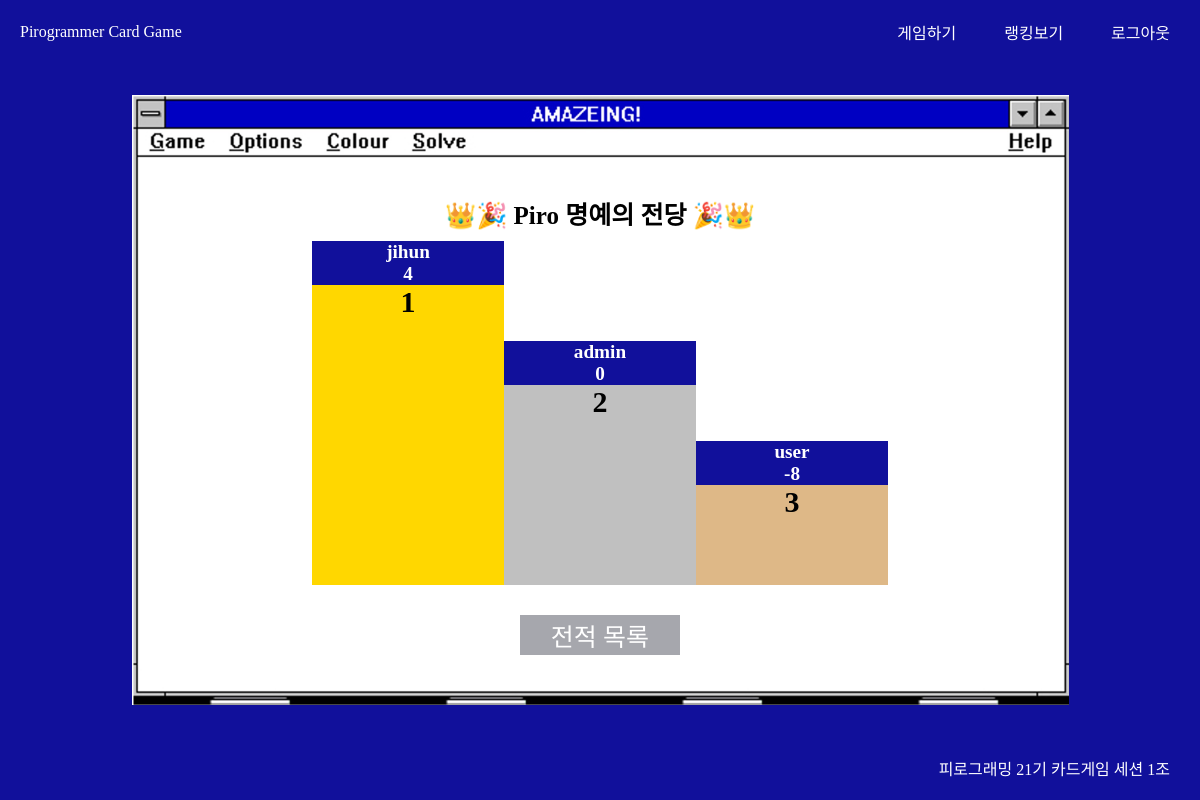
The app's page /game/ranking/ (signed in) with its own data.
### apps/users/models.py (models this page shows, shortened)
class Users(AbstractUser):
    first_name = None
    last_name = None
    user_name = models.CharField(max_length=10, null=True)
    user_score = models.IntegerField(default=0)
    groups = models.ManyToManyField(
        Group,
        related_name="custom_users_groups",  # 고유한 이름으로 변경
        blank=True,
        help_text=(
            "The groups this user belongs to. A user will get all permissions "
            "granted to each of their groups."
        ),
        related_query_name="user",
    )
    user_permissions = models.ManyToManyField(
        Permission,
        related_name="custom_users_permissions",  # 고유한 이름으로 변경
        blank=True,
        help_text="Specific permissions for this user.",
        related_query_name="user",
    )

### apps/game/views.py (the view)
# urls.py: path("ranking/", ranking, name="ranking"),
def ranking(request):
    user_list = Users.objects.order_by("-user_score")
    if len(user_list) >= 3:
        user_list = user_list[:3]
    return render(request, "game/game_ranking.html", {"user_list": user_list})

### templates/game/game_ranking.html
{% extends 'base.html' %}
{% load static %}
{% block head %}
    <link rel="stylesheet" href="{%static 'css/ranking.css' %}">
{% endblock %}
{% block content %}
<section class="submit_container">
    <div class="ranking_container">
        <div id="ranking_content">
            <h3 id="ranking-title">👑🎉 Piro 명예의 전당 🎉👑</h3>
            <div id="ranking-123">
                {% with sorted_users=user_list|dictsortreversed:"user_score" %}
                    {% for user in sorted_users|slice:":3" %}
                        {% if forloop.counter == 2 %}
                            <div>
                                <div class="ranking-text">
                                    <p>{{ user.username }}</p>
                                    <p>{{ user.user_score }}</p>
                                </div>
                                <div id="ranking-2">2</div>
                            </div>
                        {% elif forloop.counter == 1 %}
                            <div>
                                <div class="ranking-text">
                                    <p>{{ user.username }}</p>
                                    <p>{{ user.user_score }}</p>
                                </div>
                                <div id="ranking-1">1</div>
                            </div>
                        {% elif forloop.counter == 3 %}
                            <div>
                                <div class="ranking-text">
                                    <p>{{ user.username }}</p>
                                    <p>{{ user.user_score }}</p>
                                </div>
                                <div id="ranking-3">3</div>
                            </div>
                        {% endif %}
                    {% endfor %}
                {% endwith %}
            </div>
            <div class="submit_center"><a href="{% url 'game:history' %}" class="to_list">전적 목록</a></div>
        </div>
    </div>
</section>
{% endblock %}

### static/css/main.css (style rules this page uses)
:root { --main-color: #11109B; --gray-color: #A6A7AD; --main-font: "DungGeunMo"; --main-border: 2px solid black; }
* { margin: 0; padding: 0; }
a { color: white; font-family: var(--main-font); }
section { height: 84vh; background-color: var(--main-color); background-image: url(../images/blue_screen.png); background-size: cover; }

### static/css/ranking.css (style rules this page uses)
html, body { padding: 0; margin: 0; }
.submit_container { display: flex; align-items: center; justify-content: center; background-image: none; }
.ranking_container { width: 80%; height: auto; background-image: url(../images/game_background.jpg); background-size : contain; background-repeat: no-repeat; background-position: center; text-align: center; flex-direction: column; align-items: center; }
#ranking_content { margin-top: 100px; margin-bottom: 50px; }
#ranking-title { margin-bottom: 10px; font-size: 25px; }
#ranking-123 { display: flex; flex-direction: row; justify-content: center; align-items: flex-end; text-align: center; height: 62%; }
#ranking-123 > div { width: 20%; margin-bottom: 30px }
#ranking-1 { height: 300px; background-color: gold; font-weight: 900; font-size: 30px; }
#ranking-2 { height: 200px; background-color: silver; font-weight: 900; font-size: 30px; }
#ranking-3 { height: 100px; background-color: burlywood; font-weight: 900; font-size: 30px; }
.ranking-text { background-color: var(--main-color); color: white; font-size: larger; font-weight: 600; }
.submit_center { display: flex; justify-content: center; }
.submit_center > a { background-color: var(--gray-color); width: 160px; height: 40px; font-size: 25px; }
.to_list { text-decoration: none; display: flex; align-items: center; justify-content: center; }

### records on screen
Users: username "jihun", user_score "4"
Users: username "admin", user_score "0"
Users: username "user", user_score "-8"
